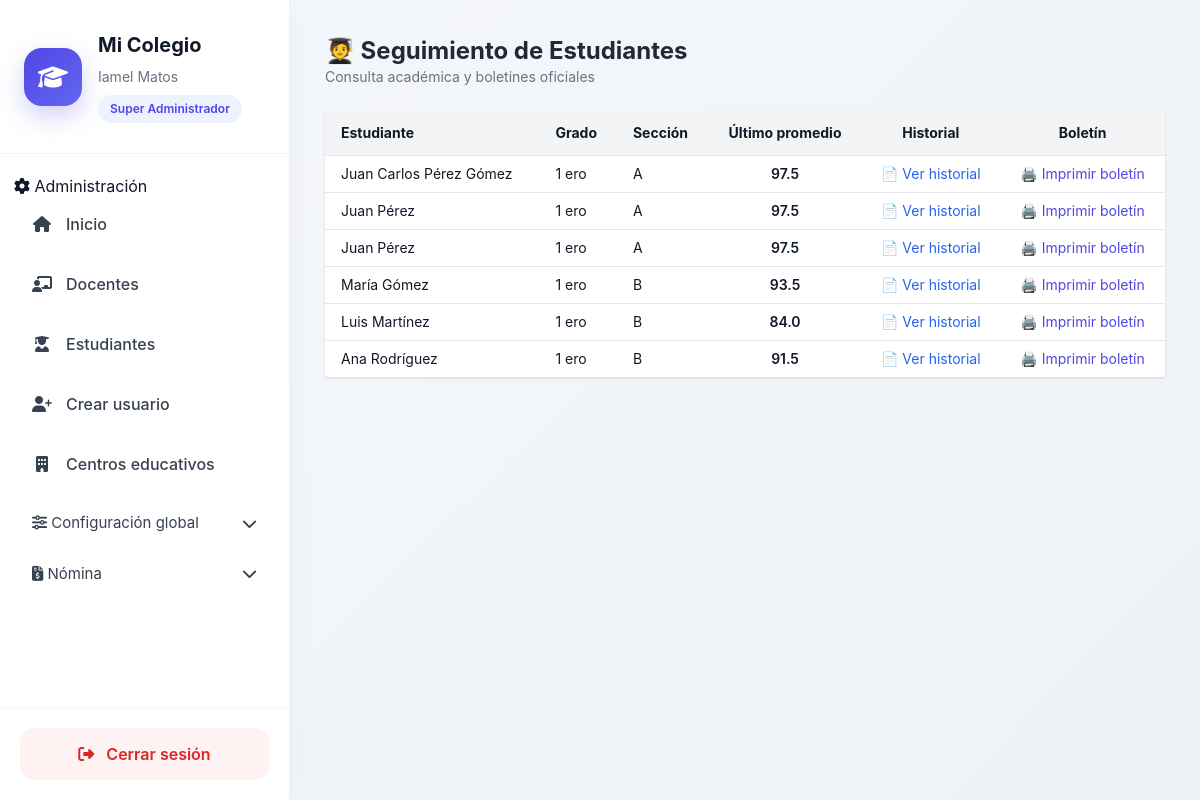
The page /administracion/seguimiento/estudiantes/ (signed in) on the database its author committed.
### usuarios/models.py (models this page shows, shortened)
class Usuario(AbstractBaseUser, PermissionsMixin):
    ROLES = (
        ('superadmin', 'Super Administrador'),
        ('admin', 'Administrador'),
        ('secretaria', 'Secretaria'),
        ('docente', 'Docente'),
        ('estudiante', 'Estudiante'),
        ('director', 'Director'),
    )
    username = models.CharField(max_length=100, unique=True)
    email = models.EmailField(unique=True)
    first_name = models.CharField("Nombres", max_length=150)
    last_name = models.CharField("Apellidos", max_length=150)
    rol = models.CharField(
        max_length=20,
        choices=ROLES,
    )
    is_active = models.BooleanField(default=True)
    is_staff = models.BooleanField(default=False)
    fecha_creacion = models.DateTimeField(auto_now_add=True)
    objects = UsuarioManager()
    USERNAME_FIELD = "username"
    REQUIRED_FIELDS = ["email", "first_name", "last_name"]
    def get_full_name(self):
        return f"{self.first_name} {self.last_name}".strip()

### estudiantes/models.py (models this page shows, shortened)
class Estudiante(models.Model):
    usuario = models.OneToOneField(
        'usuarios.Usuario',
        on_delete=models.CASCADE
    )
    centro = models.ForeignKey(
        'core.CentroEducativo',
        on_delete=models.CASCADE
    )
    matricula = models.CharField(max_length=50, unique=True)
    primer_nombre = models.CharField(max_length=100)
    segundo_nombre = models.CharField(max_length=100, blank=True, null=True)
    primer_apellido = models.CharField(max_length=100)
    segundo_apellido = models.CharField(max_length=100, blank=True, null=True)
    sexo = models.CharField(max_length=1, choices=[('M', 'Masculino'), ('F', 'Femenino')])
    fecha_nacimiento = models.DateField()
    lugar_nacimiento = models.CharField(max_length=150)
    nacionalidad = models.CharField(max_length=100)
    direccion = models.TextField()
    telefono = models.CharField(max_length=20, blank=True, null=True)
    nombre_tutor = models.CharField(max_length=200)
    cedula_tutor = models.CharField(max_length=13)
    telefono_tutor = models.CharField(max_length=20)
    parentesco_tutor = models.CharField(max_length=50)
    estado = models.CharField(
        max_length=20,
        choices=[('activo', 'Activo'), ('retirado', 'Retirado'), ('egresado', 'Egresado')],
        default='activo'
    )
    created_at = models.DateTimeField(auto_now_add=True)
    updated_at = models.DateTimeField(auto_now=True)
    def nombre_completo(self):
        return f"{self.primer_nombre} {self.segundo_nombre or ''} {self.primer_apellido} {self.segundo_apellido or ''}".strip()

### academico/models.py (models this page shows)
class Grado(models.Model):
    nivel = models.ForeignKey(Nivel, on_delete=models.CASCADE)
    nombre = models.CharField(max_length=50)
    def __str__(self):
            return self.nombre

### administracion/views.py (the view)
@login_required
@centro_required
@role_required('director', 'secretaria', 'superadmin')
def seguimiento_estudiantes(request):
    centro = request.centro
    actas_qs = (
    Acta.objects
    .select_related(
        "estudiante",
        "grado",
        "anio_escolar",
        "generado_por",
        "centro",
    )
    .order_by(
        "grado__nombre",
        "seccion",
        "estudiante__primer_apellido",
        "estudiante__primer_nombre",
    )
)
    actas = []
    for acta in actas_qs:
        datos = acta.datos or {}
        asignaturas = datos.get("asignaturas", [])
        pfs = [
            a["pf"]
            for a in asignaturas
            if a.get("pf") is not None
        ]
        promedio_general = (
            round(sum(pfs) / len(pfs), 2)
            if pfs else None
        )
        actas.append({
            "estudiante": acta.estudiante,
            "grado": acta.grado,
            "seccion": acta.seccion,
            "promedio": promedio_general,
            "acta_id": acta.id
        })
    return render(
        request,
        "administracion/seguimiento_estudiantes.html",
        {
            "actas": actas
        }
    )

### core/context_processors.py (called while the page is built)
def configuracion_centro(request):
    centro_id = request.session.get('centro_id')
    configuracion = None
    if centro_id:
        try:
            configuracion = ConfiguracionCentro.objects.get(
                centro_id=centro_id
            )
        except ConfiguracionCentro.DoesNotExist:
            pass
    return {
        'configuracion': configuracion
    }

### core/utils/session.py (called while the page is built)
def get_centro_activo(request):
    centro_id = request.session.get('centro_id')
    if not centro_id:
        return None
    try:
        return CentroEducativo.objects.get(id=centro_id)
    except CentroEducativo.DoesNotExist:
        return None

### administracion/templates/administracion/seguimiento_estudiantes.html (shortened to what this page needs)
{% extends "home.html" %}
{% block content %}
<div class="max-w-7xl mx-auto space-y-6">
    <div>
        <h1 class="text-2xl font-bold text-gray-800">
            🧑‍🎓 Seguimiento de Estudiantes
        </h1>
        <p class="text-gray-500 text-sm">
            Consulta académica y boletines oficiales
        </p>
    </div>
    <div class="bg-white shadow rounded overflow-x-auto">
        <table class="min-w-full text-sm">
            <thead class="bg-gray-100">
                <tr>
                    <th class="px-4 py-3 text-left">Estudiante</th>
                    <th class="px-4 py-3 text-left">Grado</th>
                    <th class="px-4 py-3 text-left">Sección</th>
                    <th class="px-4 py-3 text-center">Último promedio</th>
                 <th class="px-4 py-3 text-center">Historial</th>
<th class="px-4 py-3 text-center">Boletín</th>
                </tr>
            </thead>
            <tbody>
            {% for fila in actas %}
                <tr class="border-t">
                    <td class="px-4 py-2">
                        {{ fila.estudiante.nombre_completo }}
                    </td>
                    <td class="px-4 py-2">
                        {{ fila.grado }}
                    </td>
                    <td class="px-4 py-2">
                        {{ fila.seccion }}
                    </td>
                    <td class="px-4 py-2 text-center font-semibold">
                        {{ fila.promedio|default:"—" }}
                    </td>
                    <td class="px-4 py-2 text-center">
                        <a href="{% url 'administracion:seguimiento_estudiante' fila.estudiante.id %}"
                           class="text-blue-600 hover:underline">
                            📄 Ver historial
                        </a>
                    </td>
                       <td class="px-4 py-2 text-center">
        <a href="{% url 'administracion:imprimir_boletin_acta' fila.acta_id %}"
           target="_blank"
           class="text-indigo-600 hover:underline">
           🖨️ Imprimir boletín
        </a>
    </td>
                </tr>
            {% empty %}
                <tr>
                    <td colspan="5" class="text-center py-6 text-gray-500">
                        No hay estudiantes con boletines generados.
                    </td>
                </tr>
            {% endfor %}
            </tbody>
        </table>
    </div>
</div>
{% endblock %}

### core/templates/home.html (shortened to what this page needs)
<!DOCTYPE html>
<html lang="es">
  {% load static %}
  <head>
    <script src="https://cdn.tailwindcss.com"></script>
    <link rel="stylesheet" href="https://cdnjs.cloudflare.com/ajax/libs/font-awesome/6.5.0/css/all.min.css" />
    <link rel="stylesheet" href="{% static 'css/dashboard.css' %}" />
  </head>
  <body class="dashboard-body">
    <div class="dashboard-layout">
      <aside class="sidebar">
        <div class="sidebar-header">
          <div class="sidebar-logo">
            <i class="fas fa-graduation-cap"></i>
          </div>
          <div>
            <h1 class="sidebar-title">Mi Colegio</h1>
            <p class="sidebar-user">{{ request.user.get_full_name }}</p>
            <span class="sidebar-role">{{ request.user.get_rol_display }}</span>
          </div>
        </div>
        <nav class="sidebar-nav">
          {% if request.user.is_authenticated %}
            {% if request.user.rol == 'admin' or request.user.rol == 'superadmin' or request.user.is_superuser %}
              <div class="sidebar-section">
                <span>
                  <i class="fas fa-cog"></i>
                  Administración
                </span>
              </div>
              <a href="{% url 'core:home' %}" class="sidebar-link">
                <i class="fas fa-home"></i>
                <span>Inicio</span>
              </a>
              <a href="{% url 'docente_list' %}" class="sidebar-link">
                <i class="fas fa-chalkboard-teacher"></i>
                <span>Docentes</span>
              </a>
              <a href="{% url 'estudiante_list' %}" class="sidebar-link">
                <i class="fas fa-user-graduate"></i>
                <span>Estudiantes</span>
              </a>
              <a href="{% url 'usuarios:crear_miembro' %}" class="sidebar-link">
                <i class="fas fa-user-plus"></i>
                <span>Crear usuario</span>
              </a>
              <a href="{% url 'core:centro_list' %}" class="sidebar-link">
                <i class="fas fa-building"></i>
                <span>Centros educativos</span>
              </a>
              <button type="button" onclick="toggleMenu('menu-configuracion')" class="menu-toggle">
                <div>
                  <i class="fas fa-sliders"></i>
                  <span>Configuración global</span>
                </div>
                <i class="fas fa-chevron-down"></i>
              </button>
            {% endif %}
{% if configuracion and configuracion.modulo_nomina %}
<button type="button"
        onclick="toggleMenu('menu-nomina')"
        class="menu-toggle">
    <div>
        <i class="fas fa-file-invoice-dollar"></i>
        <span>Nómina</span>
    </div>
    <i class="fas fa-chevron-down"></i>
</button>
{% endif %}
          {% endif %}
        </nav>
        <div class="sidebar-footer">
          <a href="{% url 'usuarios:logout' %}" class="logout-btn">
            <i class="fas fa-sign-out-alt"></i>
            <span>Cerrar sesión</span>
          </a>
        </div>
      </aside>
      <main class="main-content">
        {% block content %}
        {% endblock %}
      </main>
    </div>
  </body>
</html>

### static/css/dashboard.css (style rules this page uses)
body.dashboard-body { margin: 0; background: linear-gradient( 135deg, #f5f7fb, #edf2f7 ); font-family: "Inter", sans-serif; color: #111827; }
.dashboard-layout { display: flex; min-height: 100vh; }
.sidebar { width: 290px; background: #ffffff; border-right: 1px solid #edf2f7; display: flex; flex-direction: column; justify-content: space-between; box-shadow: 0 0 30px rgba(0,0,0,.04); }
.sidebar-header { padding: 30px 24px; border-bottom: 1px solid #f1f5f9; display: flex; gap: 16px; align-items: center; }
.sidebar-logo { width: 58px; height: 58px; border-radius: 18px; background: linear-gradient( 135deg, #4f46e5, #6366f1 ); display: flex; align-items: center; justify-content: center; color: white; font-size: 24px; box-shadow: 0 10px 25px rgba(79,70,229,.25); }
.sidebar-title { font-size: 20px; font-weight: 700; margin: 0; }
.sidebar-user { margin-top: 6px; font-size: 14px; color: #6b7280; }
.sidebar-role { display: inline-block; margin-top: 8px; background: #eef2ff; color: #4f46e5; padding: 5px 12px; border-radius: 999px; font-size: 12px; font-weight: 600; }
.sidebar-nav { padding: 20px 14px; flex: 1; overflow-y: auto; }
.sidebar-link { display: flex; align-items: center; gap: 14px; padding: 14px 18px; border-radius: 14px; text-decoration: none; color: #374151; margin-bottom: 8px; transition: all .25s ease; font-weight: 500; }
.sidebar-link i { width: 20px; text-align: center; }
.menu-toggle { width: 100%; border: none; background: transparent; display: flex; justify-content: space-between; align-items: center; padding: 14px 18px; border-radius: 14px; cursor: pointer; color: #374151; font-size: 15px; transition: all .25s ease; }
.sidebar-footer { padding: 20px; border-top: 1px solid #f1f5f9; }
.logout-btn { display: flex; align-items: center; justify-content: center; gap: 12px; background: #fef2f2; color: #dc2626; text-decoration: none; padding: 14px; border-radius: 14px; font-weight: 600; transition: all .25s ease; }
.main-content { flex: 1; padding: 35px; overflow-y: auto; }

### rows shown on the page
Usuario: user.get_full_name "Iamel Matos", user.rol "Super Administrador"
Estudiante: estudiante.nombre_completo "Juan Carlos Pérez Gómez", grado "1 ero", seccion "A", promedio "97.5"
Estudiante: estudiante.nombre_completo "Juan Pérez", grado "1 ero", seccion "A", promedio "97.5"
Estudiante: estudiante.nombre_completo "Juan Pérez", grado "1 ero", seccion "A", promedio "97.5"
Estudiante: estudiante.nombre_completo "María Gómez", grado "1 ero", seccion "B", promedio "93.5"
Estudiante: estudiante.nombre_completo "Luis Martínez", grado "1 ero", seccion "B", promedio "84.0"
Estudiante: estudiante.nombre_completo "Ana Rodríguez", grado "1 ero", seccion "B", promedio "91.5"
